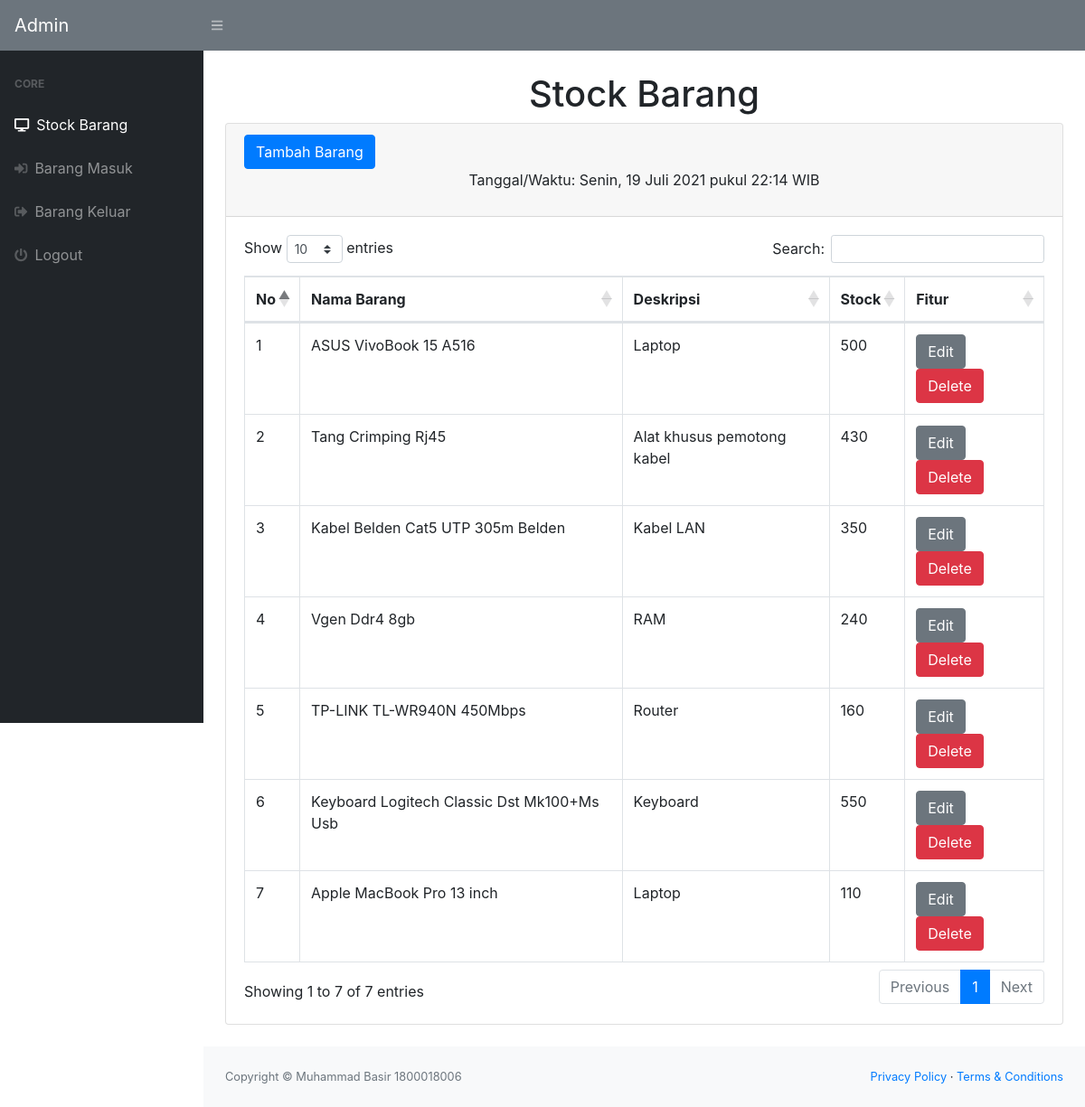
Screenshot of /index.php (signed in) with the database file from the repository.
### tables this page shows
CREATE TABLE `stock` (
  `idbarang` int(11) NOT NULL,
  `namabarang` varchar(50) NOT NULL,
  `deskripsi` varchar(50) NOT NULL,
  `stock` int(11) NOT NULL
);

### index.php (the view, shortened to what this page needs)
<?php
require 'function.php';
?>
<!DOCTYPE html>
<html lang="en">
    <head>
        <link href="css/styles.css" rel="stylesheet" />
        <link href="https://cdn.datatables.net/1.10.20/css/dataTables.bootstrap4.min.css" rel="stylesheet" />
    </head>
    <body class="sb-nav-fixed">
        <nav class="sb-topnav navbar navbar-expand navbar-dark bg-secondary">
            <a class="navbar-brand" href="index.php">Admin</a>
            <button class="btn btn-link btn-sm order-1 order-lg-0" id="sidebarToggle" href="#"><i class="fas fa-bars"></i></button>
        </nav>
        <div id="layoutSidenav">
            <div id="layoutSidenav_nav">
                <nav class="sb-sidenav accordion sb-sidenav-dark" id="sidenavAccordion">
                    <div class="sb-sidenav-menu">
                        <div class="nav">
                            <div class="sb-sidenav-menu-heading">Core</div>
                            <a class="nav-link" href="index.php">
                                <div class="sb-nav-link-icon"><i class="fa fa-desktop"></i></div>
                                Stock Barang
                            </a>
                            <a class="nav-link" href="masuk.php">
                                <div class="sb-nav-link-icon"><i class="fas fa-sign-in-alt"></i></div>
                                Barang Masuk
                            </a>
                            <a class="nav-link" href="keluar.php">
                                <div class="sb-nav-link-icon"><i class="fas fa-sign-out-alt"></i></div>
                                Barang Keluar
                            </a>
                            <a class="nav-link" href="logout.php">
                                <div class="sb-nav-link-icon"><i class="fas fa-power-off"></i></div>
                                Logout
                            </a>
                        </div>
                    </div>
                </nav>
            </div>
            <div id="layoutSidenav_content">
                <main>
                    <div class="container-fluid">
                        <center><h1 class="mt-4">Stock Barang</h1></center>
                        <div class="card mb-4">
                            <div class="card-header">
                                <button type="button" class="btn btn-primary" data-toggle="modal" data-target="#myModal">
                                    Tambah Barang
                                </button>
                                <center><p>Tanggal/Waktu: <span id="tanggalwaktu"></span></p></center>
                            </div>
                            <div class="card-body">
                                <div class="table-responsive">
                                    <table class="table table-bordered" id="dataTable" width="100%" cellspacing="0">
                                        <thead>
                                            <tr>
                                                <th>No</th>
                                                <th>Nama Barang</th>
                                                <th>Deskripsi</th>
                                                <th>Stock</th>
                                                <th>Fitur</th>
                                            </tr>
                                        </thead>
                                        <tbody>
                                            <?php
                                            $ambilsemuadatastock = mysqli_query($conn,"select * from stock");
                                            $i = 1;
                                            while($data=mysqli_fetch_array($ambilsemuadatastock)){
                                                $namabarang = $data['namabarang'];
                                                $deskripsi = $data['deskripsi'];
                                                $stock = $data['stock'];
                                                $idb = $data['idbarang'];
                                            ?>
                                            <tr>
                                                <td><?=$i++;?></td>
                                                <td><?=$namabarang?></td>
                                                <td><?=$deskripsi?></td>
                                                <td><?=$stock?></td>
                                                <td>
                                                    <button type="button" class="btn btn-secondary" data-toggle="modal" data-target="#edit<?=$idb;?>">
                                                        Edit
                                                    </button>
                                                    <button type="button" class="btn btn-danger" data-toggle="modal" data-target="#delete<?=$idb;?>">
                                                        Delete
                                                    </button>
                                                </td>
                                            </tr>
                                            <?php
                                            }
                                            ?>
                                        </tbody>
                                    </table>
                                </div>
                            </div>
                        </div>
                    </div>
                </main>
                <footer class="py-4 bg-light mt-auto">
                    <div class="container-fluid">
                        <div class="d-flex align-items-center justify-content-between small">
                            <div class="text-muted">Copyright &copy; Muhammad Basir 1800018006</div>
                            <div>
                                <a href="#">Privacy Policy</a>
                                &middot;
                                <a href="#">Terms &amp; Conditions</a>
                            </div>
                        </div>
                    </div>
                </footer>
            </div>
        </div>
    </body>
</html>

### rows the page displays
stock: namabarang "ASUS VivoBook 15 A516", deskripsi "Laptop", stock "500"
stock: namabarang "Tang Crimping Rj45", deskripsi "Alat khusus pemotong kabel", stock "430"
stock: namabarang "Kabel Belden Cat5 UTP 305m Belden", deskripsi "Kabel LAN", stock "350"
stock: namabarang "Vgen Ddr4 8gb", deskripsi "RAM", stock "240"
stock: namabarang "TP-LINK TL-WR940N 450Mbps", deskripsi "Router", stock "160"
stock: namabarang "Keyboard Logitech Classic Dst Mk100+Ms Usb", deskripsi "Keyboard", stock "550"
stock: namabarang "Apple MacBook Pro 13 inch", deskripsi "Laptop", stock "110"
